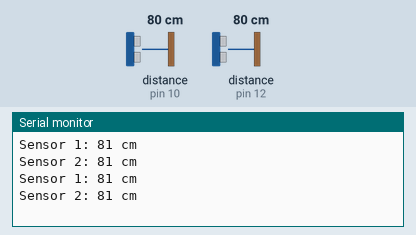
This sketch was run on a simulated Arduino Uno, built with avr-gcc and run on an emulated ATmega328P. On the bench: the last lines printed to the serial monitor. Inputs (shaded band) come from the test bench; at power-on: distance to the obstacle (sensors on pin 10, pin 12) 80 cm. The echo pulse lasts 58.3 µs per cm.

Above: at 1.9 s.
2.0 s: distance to the obstacle (sensor on pin 10) set to 21 cm
At 2.6 s:
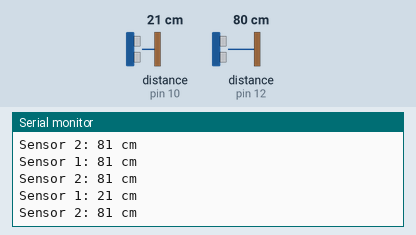
3.5 s: distance to the obstacle (sensor on pin 10) set to 18 cm
At 5.2 s:
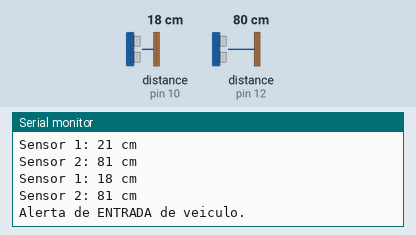
Timing chart, 0 to 6.7 s (numbered marks = the images above; inputs shaded):
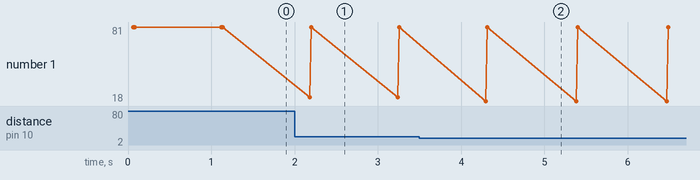

Measured:
- the behaviour switches between 20 and 19 cm on distance to the obstacle (sensor on pin 10) (found by bisection; images 1 and 2)
- after the input at 2.0 s, the serial monitor: prints a new line after 0.18 s (image 1)
- after the input at 3.5 s, the serial monitor: prints a new line after 0.79 s (image 2)

The sketch:

sketch_uno.ino
```cpp
#include <NewPing.h>
#include <SoftwareSerial.h>

#define TRIGGER_PIN1  9
#define ECHO_PIN1     10
#define TRIGGER_PIN2  11
#define ECHO_PIN2     12
#define MAX_DISTANCE  200  // Máxima distância a ser medida

#define ESP_RX        2
#define ESP_TX        3

NewPing sonar1(TRIGGER_PIN1, ECHO_PIN1, MAX_DISTANCE);
NewPing sonar2(TRIGGER_PIN2, ECHO_PIN2, MAX_DISTANCE);
SoftwareSerial espSerial(ESP_RX, ESP_TX); // RX, TX

void setup() {
  Serial.begin(9600);  // Altera a taxa de baud para 9600
  espSerial.begin(9600); // Altera a taxa de baud para 9600
}

void loop() {
  delay(50);

  unsigned int distance1 = sonar1.ping_cm();
  unsigned int distance2 = sonar2.ping_cm();

  Serial.print("Sensor 1: ");
  Serial.print(distance1);
  Serial.println(" cm");

  Serial.print("Sensor 2: ");
  Serial.print(distance2);
  Serial.println(" cm");

  // Se a distância for menor que 20cm, envia um alerta para o ESP8266
  if (distance1 < 20) {
    espSerial.println("ENTRADA: Entrou um veiculo!");
    Serial.println("Alerta de ENTRADA de veiculo.");
  } else if (distance2 < 20){
    espSerial.println("SAIDA: Saiu um veiculo!");
    Serial.println("Alerta de SAIDA de veiculo.");
  }

  // Lê e imprime todas as mensagens recebidas do ESP8266
  while (espSerial.available()) {
    String messageFromESP = espSerial.readStringUntil('\n');
    Serial.print("Mensagem do ESP8266: ");
    Serial.println(messageFromESP);
  }

  delay(1000);
}
```
